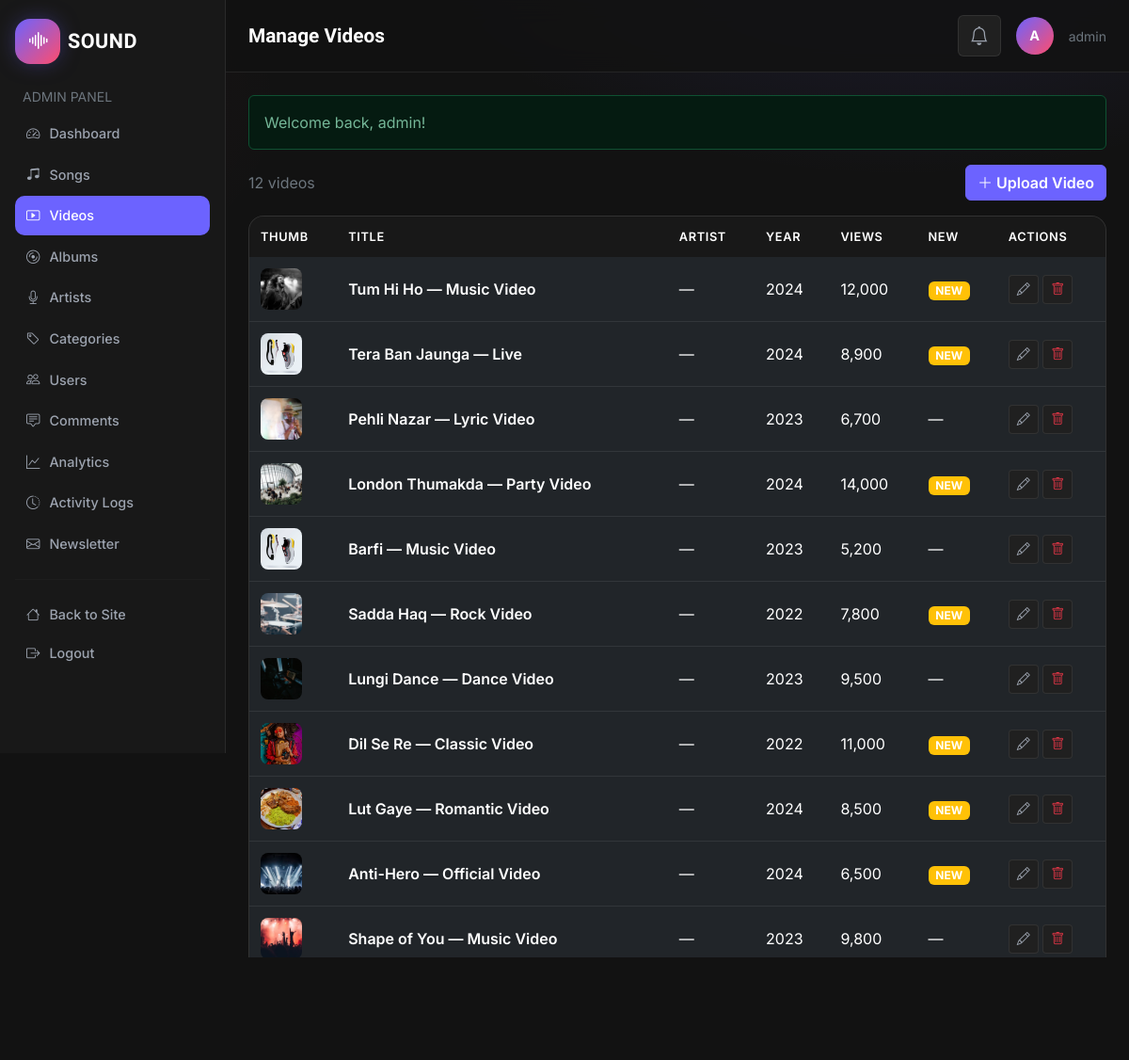
/admin/videos.php (signed in), run on the app's committed database.
### tables this page shows
CREATE TABLE IF NOT EXISTS videos (
  id INT AUTO_INCREMENT PRIMARY KEY,
  title VARCHAR(150) NOT NULL,
  description TEXT DEFAULT NULL,
  image_url VARCHAR(255) DEFAULT NULL,
  video_url VARCHAR(255) DEFAULT NULL,
  artist_id INT DEFAULT NULL,
  album_id INT DEFAULT NULL,
  genre_id INT DEFAULT NULL,
  language_id INT DEFAULT NULL,
  year INT DEFAULT NULL,
  duration INT DEFAULT NULL,
  is_new TINYINT(1) NOT NULL DEFAULT 0,
  views INT NOT NULL DEFAULT 0,
  created_at TIMESTAMP DEFAULT CURRENT_TIMESTAMP,
  FOREIGN KEY (artist_id) REFERENCES artists(id) ON DELETE SET NULL,
  FOREIGN KEY (album_id) REFERENCES albums(id) ON DELETE SET NULL,
  FOREIGN KEY (genre_id) REFERENCES genres(id) ON DELETE SET NULL,
  FOREIGN KEY (language_id) REFERENCES languages(id) ON DELETE SET NULL
);

### includes/functions.php (called while the page is built, shortened)
<?php
require_once __DIR__ . '/header.php';
require_once __DIR__ . '/footer.php';
function db() {
    static $pdo = null;
    if ($pdo === null) {
        $dsn = 'mysql:host=' . DB_HOST . ';dbname=' . DB_NAME . ';charset=utf8mb4';
        try {
            $pdo = new PDO($dsn, DB_USER, DB_PASS, [
                PDO::ATTR_ERRMODE => PDO::ERRMODE_EXCEPTION,
                PDO::ATTR_DEFAULT_FETCH_MODE => PDO::FETCH_ASSOC,
                PDO::ATTR_EMULATE_PREPARES => false,
            ]);
        } catch (PDOException $e) {
            error_log('Database connection failed: ' . $e->getMessage());
            http_response_code(500);
            include __DIR__ . '/../500.php';
            exit;
        }
    }
    return $pdo;
}
function e($value): string {
    return htmlspecialchars((string)$value, ENT_QUOTES, 'UTF-8');
}
function get_flash(): ?array {
    if (isset($_SESSION['flash'])) {
        $flash = $_SESSION['flash'];
        return $flash;
    }
    return null;
}

### includes/models.php (called while the page is built, shortened)
<?php
require_once __DIR__ . '/functions.php';
function get_videos(int $limit = 0, string $order = 'created_at DESC'): array {
    $sql = "SELECT v.*, a.name AS artist_name, al.title AS album_title, g.name AS genre_name, l.name AS language_name
            FROM videos v
            LEFT JOIN artists a ON v.artist_id = a.id
            LEFT JOIN albums al ON v.album_id = al.id
            LEFT JOIN genres g ON v.genre_id = g.id
            LEFT JOIN languages l ON v.language_id = l.id
            ORDER BY $order" . ($limit ? " LIMIT $limit" : "");
    return db()->query($sql)->fetchAll();
}

### admin/videos.php (the view, shortened to what this page needs)
<?php
require_once __DIR__ . '/includes/header.php';
$flash = get_flash();
$videos = get_videos();
?>
<?php if ($flash): ?><div class="alert alert-<?= e($flash['type']) ?>"><?= e($flash['message']) ?></div><?php endif; ?>
<div class="d-flex justify-content-between align-items-center mb-3">
    <p class="text-secondary mb-0"><?= count($videos) ?> videos</p>
    <button class="btn btn-primary" data-bs-toggle="modal" data-bs-target="#addModal"><i class="bi bi-plus-lg"></i> Upload Video</button>
</div>
<div class="admin-table table-responsive">
    <table class="table table-hover">
        <thead><tr><th>Thumb</th><th>Title</th><th>Artist</th><th>Year</th><th>Views</th><th>New</th><th>Actions</th></tr></thead>
        <tbody>
        <?php foreach ($videos as $v): ?>
            <tr>
                <td><img src="<?= e($v['image_url']) ?>" alt="" class="thumb-sm"></td>
                <td class="fw-semibold text-white"><?= e($v['title']) ?></td>
                <td><?= e($v['artist_name'] ?? '—') ?></td>
                <td><?= e($v['year'] ?? '—') ?></td>
                <td><?= number_format($v['views']) ?></td>
                <td><?= $v['is_new'] ? '<span class="badge bg-warning">NEW</span>' : '—' ?></td>
                <td>
                    <button class="btn btn-sm btn-ghost" data-bs-toggle="modal" data-bs-target="#editModal"
                        data-id="<?= $v['id'] ?>" data-title="<?= e($v['title']) ?>"
                        data-desc="<?= e($v['description'] ?? '') ?>"
                        data-image="<?= e($v['image_url'] ?? '') ?>"
                        data-video="<?= e($v['video_url'] ?? '') ?>"
                        data-artist="<?= $v['artist_id'] ?? '' ?>"
                        data-album="<?= $v['album_id'] ?? '' ?>"
                        data-genre="<?= $v['genre_id'] ?? '' ?>"
                        data-language="<?= $v['language_id'] ?? '' ?>"
                        data-year="<?= $v['year'] ?? '' ?>"
                        data-duration="<?= $v['duration'] ?? '' ?>"
                        data-isnew="<?= $v['is_new'] ?>"><i class="bi bi-pencil"></i></button>
                    <form method="post" action="" class="d-inline" onsubmit="return confirm('Delete this video?')">
                        <button class="btn btn-sm btn-ghost text-danger"><i class="bi bi-trash"></i></button>
                    </form>
                </td>
            </tr>
        <?php endforeach; ?>
        </tbody>
    </table>
</div>
<?php require_once __DIR__ . '/includes/footer.php'; ?>

### assets/css/style.css (style rules this page uses)
:root { --primary:#6C63FF; --primary-dark:#5748FF; --secondary:#121212; --dark:#181818; --card:#202020; --pink:#FF4D6D; --text:#FFFFFF; --text-light:#9CA3AF; --border:rgba(255,255,255,.08); --radius:20px; --transition:.35s; }
html { scroll-behavior: smooth; overflow-x: hidden; }
body { font-family: 'Inter', system-ui, sans-serif; background-color: var(--secondary); background-image: radial-gradient(900px 500px at 80% -10%, rgba(108,99,255,0.15), transparent 60%), radial-gradient(700px 400px at -10% 10%, rgba(255,77,109,0.08), transparent 60%); background-attachment: fixed; color: var(--text-light); min-height: 100vh; }
.btn-primary { background-color: var(--primary); border-color: var(--primary); color: #fff; font-weight: 600; transition: all var(--transition); }
.btn-ghost { background-color: var(--card); border: 1px solid var(--border); color: var(--text-light); }
.btn-primary { position: relative; overflow: hidden; }
.btn-primary::before { content: ''; position: absolute; top: 50%; left: 50%; width: 0; height: 0; border-radius: 50%; background: rgba(255,255,255,0.3); transform: translate(-50%, -50%); transition: width 0.5s ease, height 0.5s ease; }
img { max-width: 100%; height: auto; }

### assets/css/admin.css (style rules this page uses)
.admin-table { background: var(--card); border-radius: 16px; overflow: hidden; border: 1px solid var(--border); }
.admin-table table { margin-bottom: 0; color: var(--text-light); }
.admin-table thead th { background: var(--dark); color: #fff; font-weight: 600; font-size: 0.8rem; text-transform: uppercase; letter-spacing: 0.05em; border: none; padding: 12px; }
.admin-table tbody td { border-color: var(--border); padding: 12px; vertical-align: middle; }
.thumb-sm { width: 44px; height: 44px; border-radius: 8px; object-fit: cover; }

### data on the page
videos: image_url (picture), title "Tum Hi Ho — Music Video", artist_name "—", year "2024", views "12,000", is_new "NEW"
videos: image_url (picture), title "Tera Ban Jaunga — Live", artist_name "—", year "2024", views "8,900", is_new "NEW"
videos: image_url (picture), title "Pehli Nazar — Lyric Video", artist_name "—", year "2023", views "6,700"
videos: image_url (picture), title "London Thumakda — Party Video", artist_name "—", year "2024", views "14,000", is_new "NEW"
videos: image_url (picture), title "Barfi — Music Video", artist_name "—", year "2023", views "5,200"
videos: image_url (picture), title "Sadda Haq — Rock Video", artist_name "—", year "2022", views "7,800", is_new "NEW"
videos: image_url (picture), title "Lungi Dance — Dance Video", artist_name "—", year "2023", views "9,500"
videos: image_url (picture), title "Dil Se Re — Classic Video", artist_name "—", year "2022", views "11,000", is_new "NEW"
videos: image_url (picture), title "Lut Gaye — Romantic Video", artist_name "—", year "2024", views "8,500", is_new "NEW"
videos: image_url (picture), title "Anti-Hero — Official Video", artist_name "—", year "2024", views "6,500", is_new "NEW"
videos: image_url (picture), title "Shape of You — Music Video", artist_name "—", year "2023", views "9,800"
videos: image_url (picture)

### other printed values
$item['label'] "Dashboard"
$item['label'] "Songs"
$item['label'] "Videos"
$item['label'] "Albums"
$item['label'] "Artists"
$item['label'] "Categories"
$item['label'] "Users"
$item['label'] "Comments"
$item['label'] "Analytics"
$item['label'] "Activity Logs"
$item['label'] "Newsletter"
$pageTitle "Manage Videos"
substr($_SESSION['username'],0,1) "A"
$_SESSION['username'] "admin"
$flash['message'] "Welcome back, admin!"
